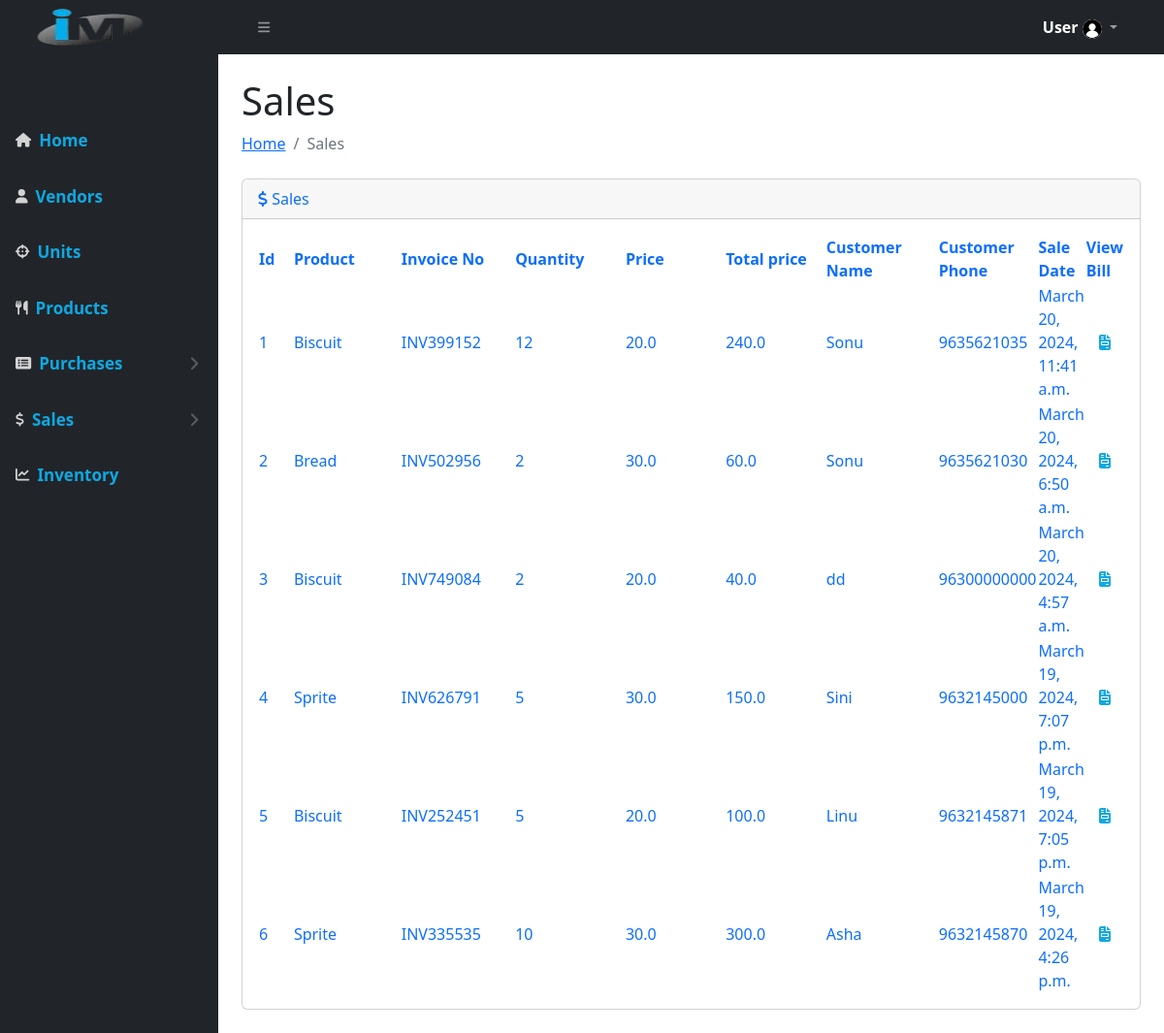
Page /sales/ on the committed database.
### inventory/models.py (models this page shows, shortened)
class Sale(models.Model):
    id = models.AutoField(primary_key=True)
    billno = models.CharField(max_length=6, default=key_generator, unique=True, editable=False)
    product = models.ForeignKey(Product, on_delete=models.CASCADE)
    quantity = models.FloatField()
    price = models.FloatField()
    total_amount = models.FloatField(editable=False, default=0)
    sale_date = models.DateTimeField(auto_now_add=True)
    customer_name = models.CharField(max_length=150)
    customer_phone = models.CharField(max_length=10, unique=True)
    customer_address = models.TextField(blank=True)
    class Meta:
        verbose_name_plural = 'Sales'

class Product(models.Model):
    id = models.AutoField(primary_key=True)
    name = models.CharField(max_length=30, unique=True, verbose_name='Name')
    description = models.TextField(blank=True)
    unit = models.ForeignKey(Unit, on_delete=models.CASCADE)
    is_deleted = models.BooleanField(default=False)
    class Meta:
        verbose_name_plural = 'Products'
    def __str__(self):
	    return self.name

### inventory/views.py (the view)
# urls.py: path('sales/', SaleView.as_view(), name='sales'),
class SaleView(ListView):
    model = Sale
    template_name = "sales/sales_list.html"
    context_object_name = 'sales'
    queryset = Sale.objects.order_by('-sale_date')

### templates/sales/sales_list.html (shortened to what this page needs)
{% extends 'base.html' %}
{% load static %}
{% block content %}
<div id="layoutSidenav_content">
    <main>
        <div class="container-fluid px-4">
            <h1 class="mt-4">Sales</h1>
            <div class="d-flex justify-content-between">
                <ol class="breadcrumb mb-4">
                    <li class="breadcrumb-item"><a href="{% url 'index' %}">Home</a></li>
                    <li class="breadcrumb-item active">Sales</li>
                </ol>
            </div>
            <div class="card mb-4 text-primary">
                <div class="card-header">
                    <i class="fa fa-dollar-sign"></i>
                    Sales
                </div>
                <div class="card-body">
                    <table id="datatablesSimple">
                        <thead>
                            <tr>
                                <th width="5%">Id</th>
                                <th width="15%">Product</th>
                                <th width="15%">Invoice No</th>
                                <th width="15%">Quantity</th>
                                <th width="15%">Price</th>
                                <th width="15%">Total price</th>
                                <th width="15%">Customer Name</th>
                                <th width="15%">Customer Phone</th>
                                <th width="15%">Sale Date</th>
                                <th width="15%">View Bill</th>
                            </tr>
                        </thead>
                        {% if object_list %}
                        <tbody>
                        {% for i in object_list %}
                            <tr>
                                <td>{{ forloop.counter }}</td>
                                <td>{{i.product}}</td>
                                <td>INV{{i.billno}}</td>
                                <td>{{i.quantity|floatformat}}</td>
                                <td>{{i.price}}</td>
                                <td>{{i.total_amount}}</td>
                                <td>{{i.customer_name }}</td>
                                <td>{{i.customer_phone }}</td>
                                <td>{{i.sale_date}}</td>
                                <td><a href="{% url 'sale-bill' i.billno %}" class="btn ghost-button"><i class="fas fa-file-invoice" style="color: #0fa8e2;"></i></a>
                            </tr>
                        {% endfor %}
                        </tbody>
                        {%  else %}
                        <tbody></tbody>
                    </table>
                    {% endif %}
                </div>
            </div>
        </div>
    </main>
</div>
{% endblock %}

### rows in the picture
Sale: product "Biscuit", billno "399152", quantity "12", price "20.0", total_amount "240.0", customer_name "Sonu", customer_phone "9635621035", sale_date "March 20, 2024, 11:41 a.m."
Sale: product "Bread", billno "502956", quantity "2", price "30.0", total_amount "60.0", customer_name "Sonu", customer_phone "9635621030", sale_date "March 20, 2024, 6:50 a.m."
Sale: product "Biscuit", billno "749084", quantity "2", price "20.0", total_amount "40.0", customer_name "dd", customer_phone "96300000000", sale_date "March 20, 2024, 4:57 a.m."
Sale: product "Sprite", billno "626791", quantity "5", price "30.0", total_amount "150.0", customer_name "Sini", customer_phone "9632145000", sale_date "March 19, 2024, 7:07 p.m."
Sale: product "Biscuit", billno "252451", quantity "5", price "20.0", total_amount "100.0", customer_name "Linu", customer_phone "9632145871", sale_date "March 19, 2024, 7:05 p.m."
Sale: product "Sprite", billno "335535", quantity "10", price "30.0", total_amount "300.0", customer_name "Asha", customer_phone "9632145870", sale_date "March 19, 2024, 4:26 p.m."
